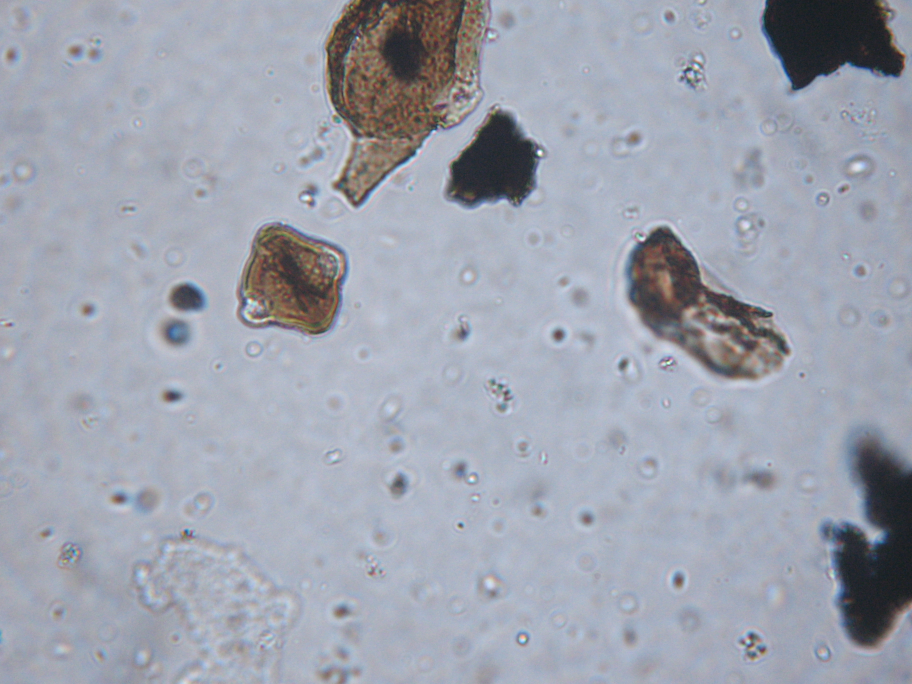
#> input picture picture/13.JPG, 3648 x 2736 px, found by its file name (shown at 1/4 size)
$ python createRec.py
#> lines starting #> are read from the running program, lines starting #| are printed output that depends on the picture
import cv2
import numpy as np
import math
import sys, os
from PIL import Image, ImageDraw
import heapq
#轮廓框取
image = cv2.imread('picture\\13.JPG')
#> image is the input picture: shape (2736, 3648, 3); mean B, G, R 175.4, 163.1, 158.6
image=cv2.resize(image,(1000,800))
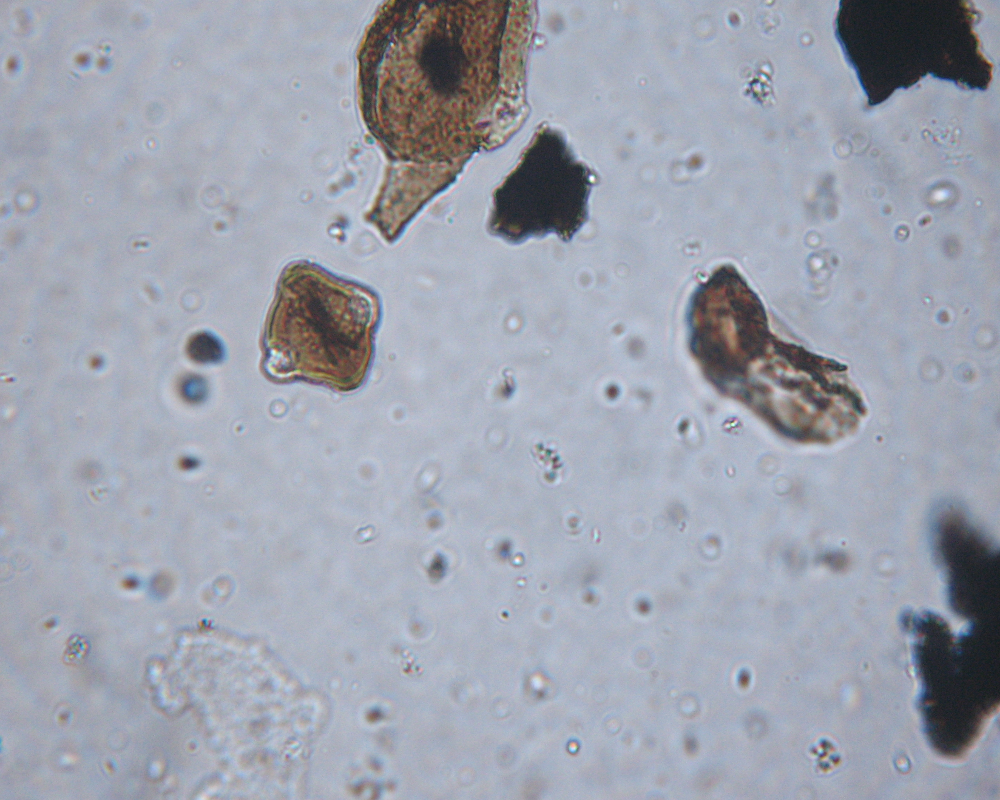
#> image: shape (800, 1000, 3); mean B, G, R 175.3, 163, 158.4
#灰度处理
img = cv2.cvtColor(image, cv2.COLOR_BGR2GRAY)
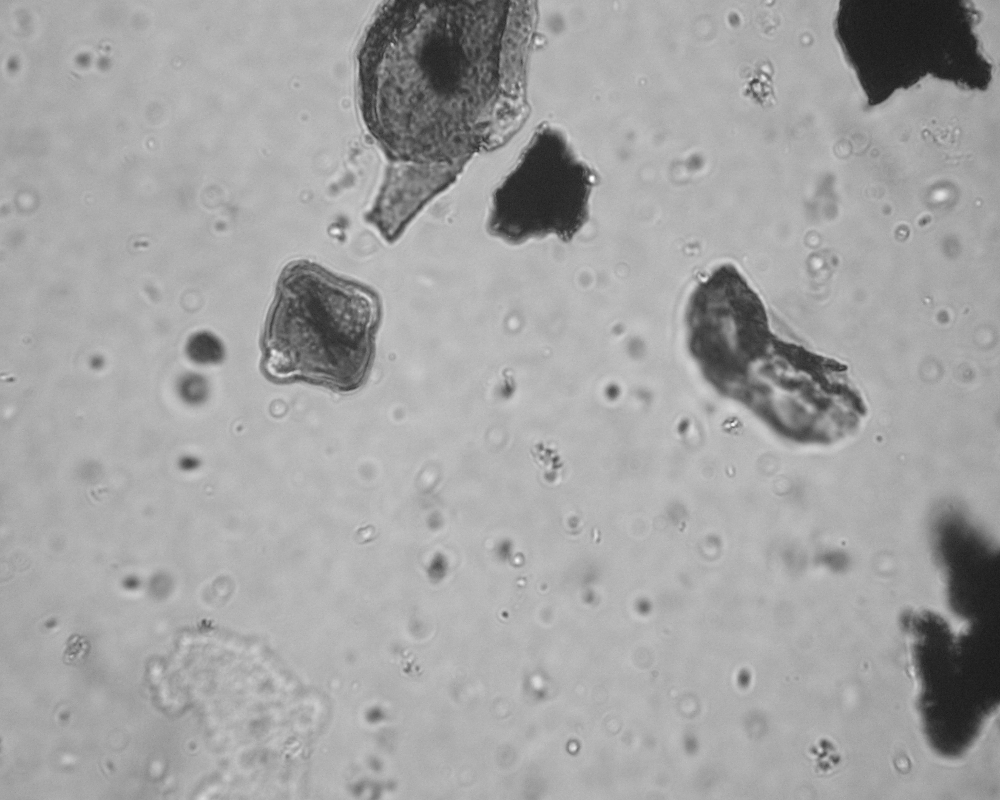
#> img: shape (800, 1000); min 22, max 254, mean 163.1
#去噪
img = cv2.fastNlMeansDenoising(img,None,10,7,21)
#记录灰度
gray=0#用于记录点击某一点的灰度
# [7 lines of commented-out code are left out]
# [66 lines left out: functions draw_Rec, on_EVENT_LBUTTONDOWN, not called in this run]
        # [6 lines of commented-out code are left out]

cv2.namedWindow("image")
cv2.setMouseCallback("image", on_EVENT_LBUTTONDOWN)
cv2.imshow("image", image)
cv2.waitKey(0)
# [5 lines of commented-out code are left out]

$ run again, with picture/10.JPG copied over picture/13.JPG
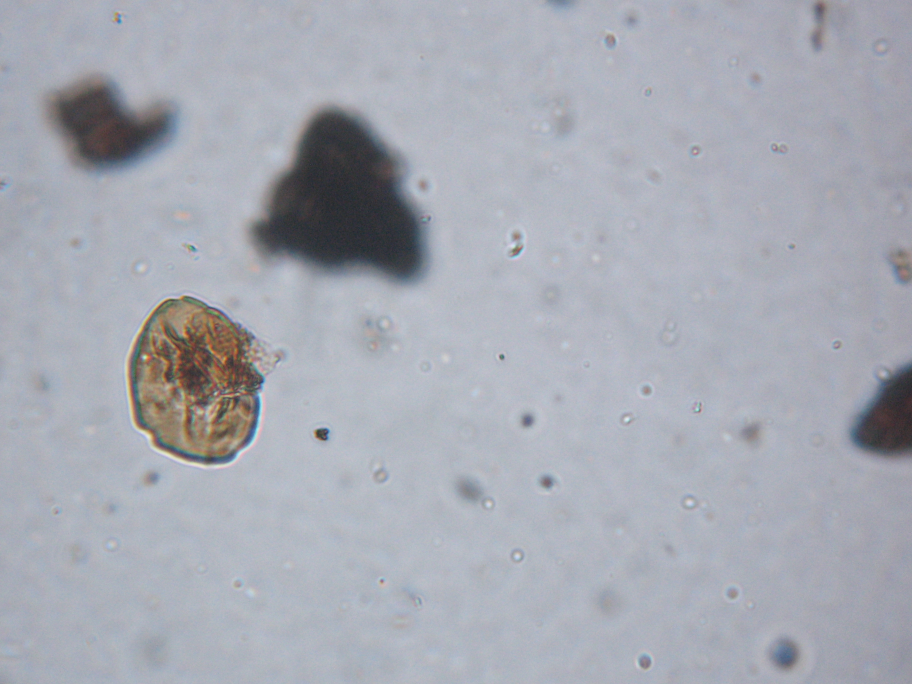
#> input picture picture/10.JPG, 3648 x 2736 px, found by its file name (shown at 1/4 size)
#> image is the input picture: shape (2736, 3648, 3); mean B, G, R 179.2, 169.9, 166.7
#> `image=cv2.resize(image,(1000,800))`:
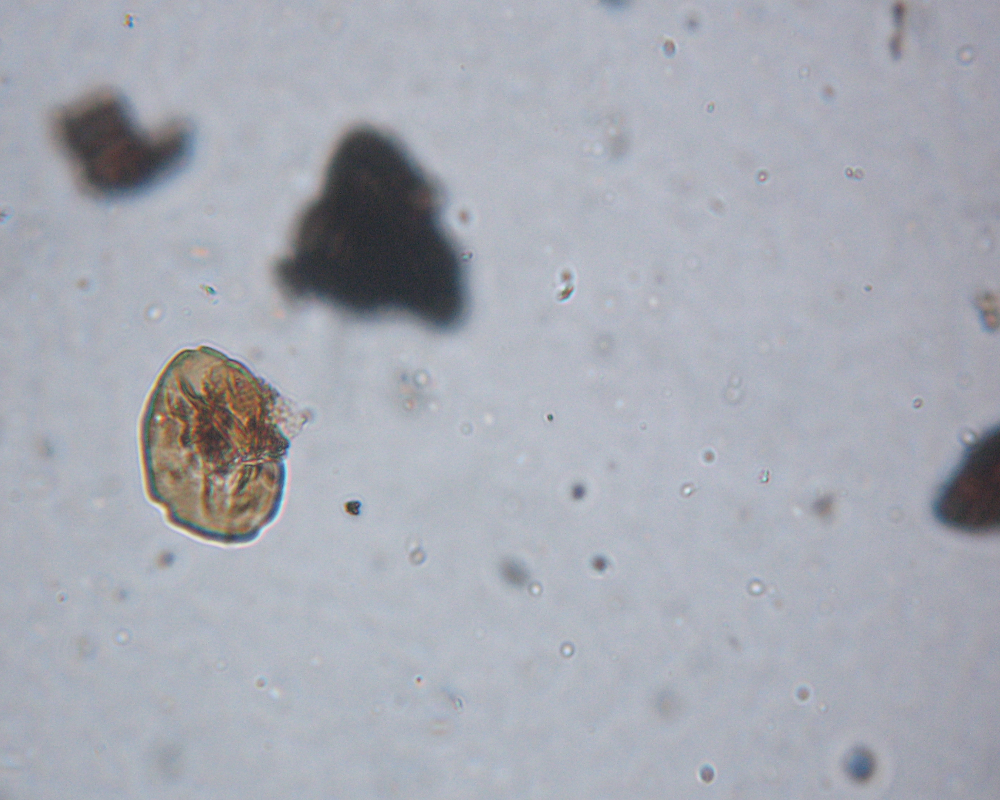
#> image: shape (800, 1000, 3); mean B, G, R 179.1, 169.8, 166.6
#> `img = cv2.cvtColor(image, cv2.COLOR_BGR2GRAY)`:
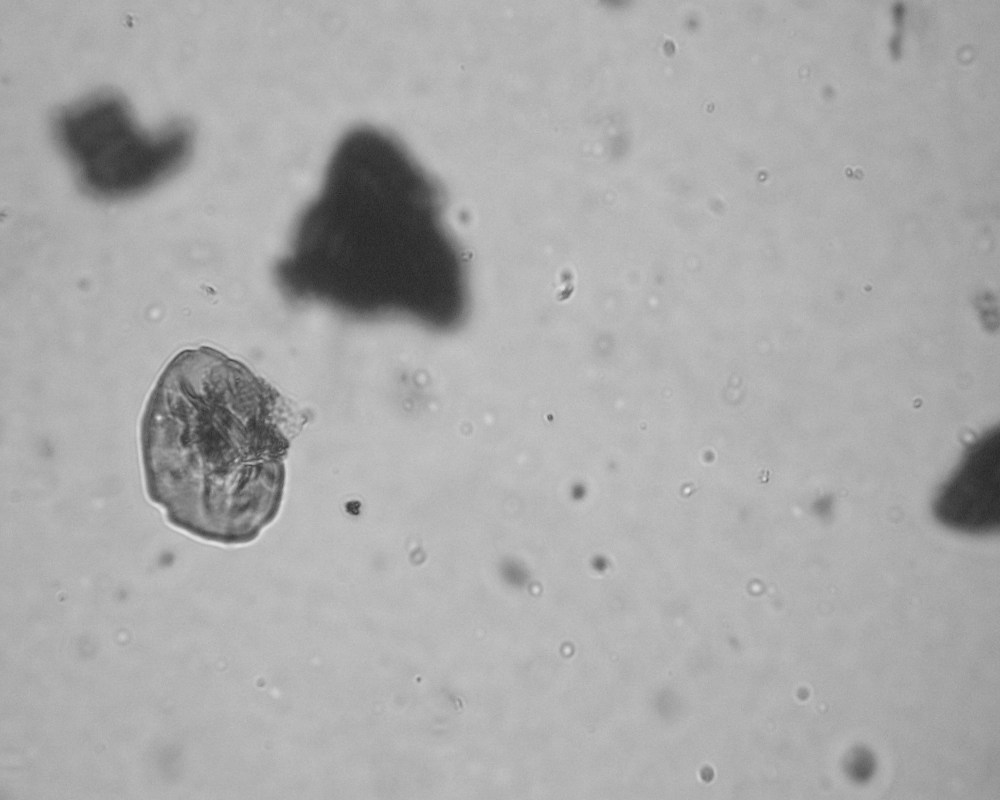
#> img: shape (800, 1000); min 33, max 230, mean 169.9

$ run again, with picture/11.JPG copied over picture/13.JPG
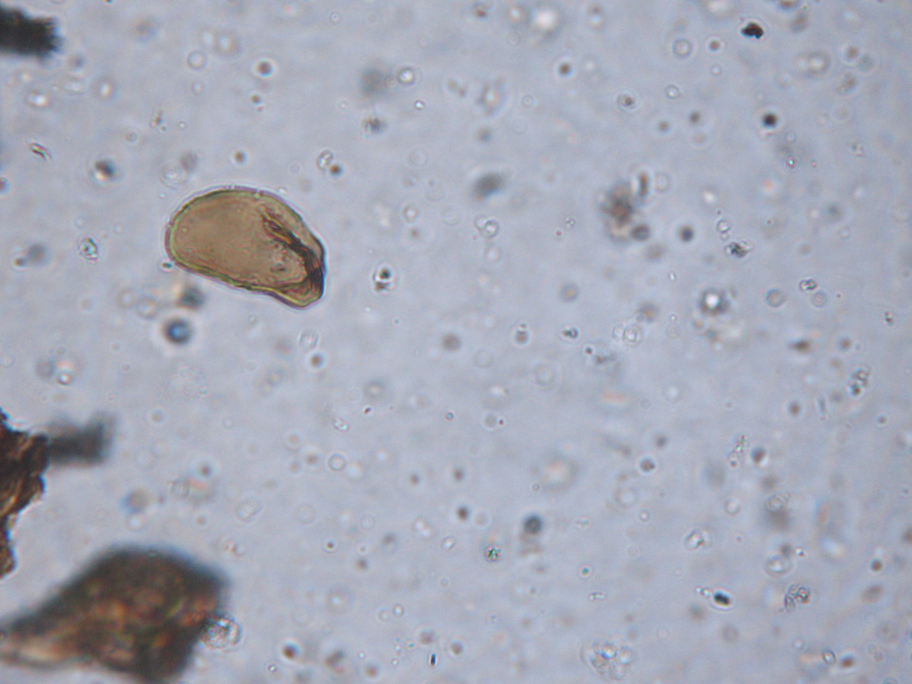
#> input picture picture/11.JPG, 3648 x 2736 px, found by its file name (shown at 1/4 size)
#> image is the input picture: shape (2736, 3648, 3); mean B, G, R 182.3, 169.2, 165.6
#> `image=cv2.resize(image,(1000,800))`:
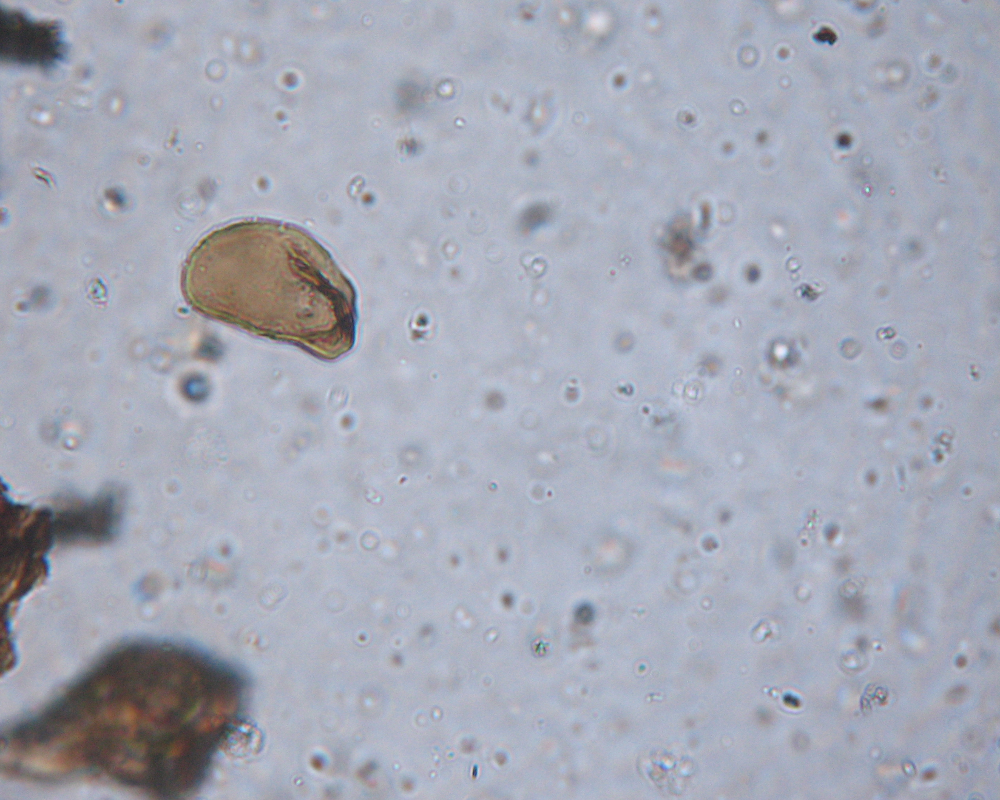
#> image: shape (800, 1000, 3); mean B, G, R 182.2, 169.1, 165.5
#> `img = cv2.cvtColor(image, cv2.COLOR_BGR2GRAY)`:
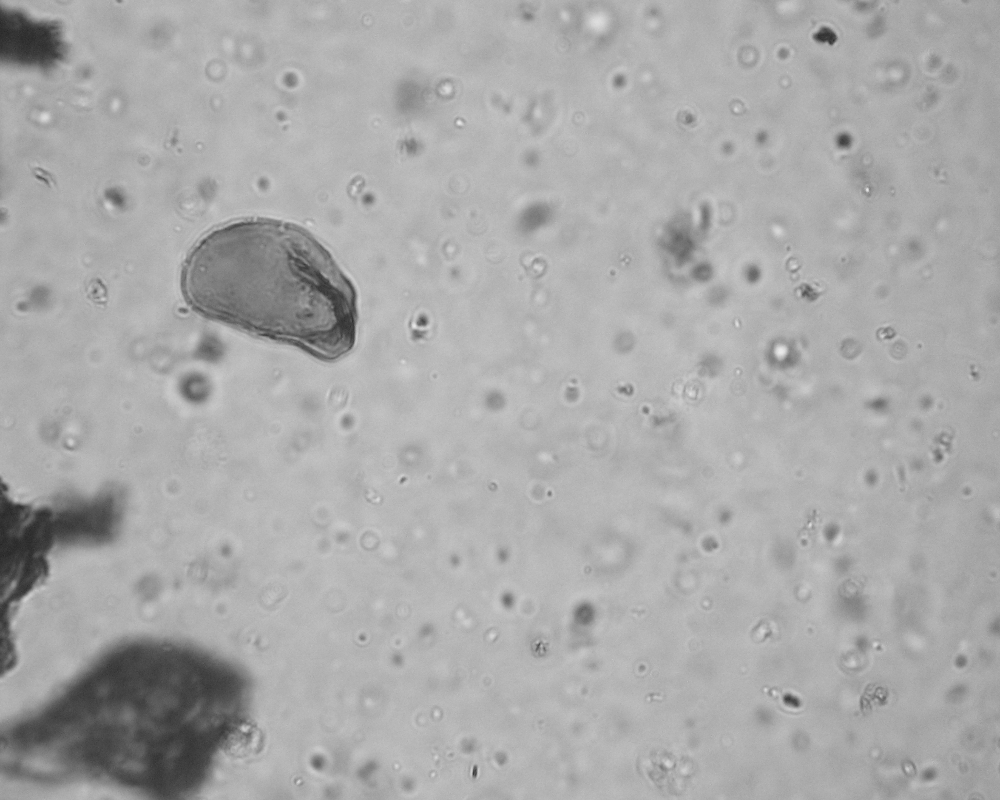
#> img: shape (800, 1000); min 37, max 234, mean 169.5

$ run again, with picture/12.JPG copied over picture/13.JPG
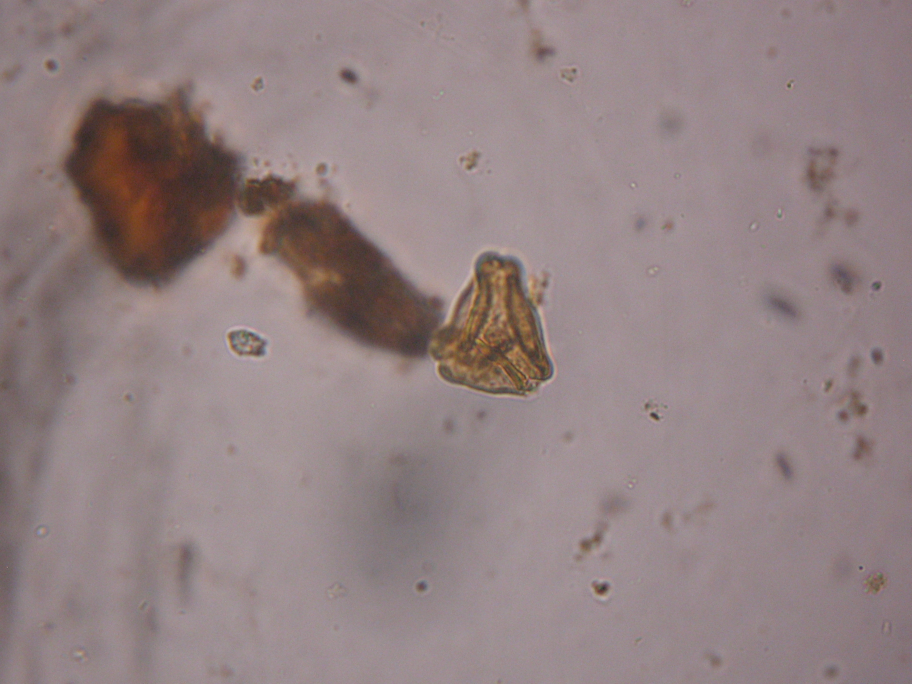
#> input picture picture/12.JPG, 3648 x 2736 px, found by its file name (shown at 1/4 size)
#> image is the input picture: shape (2736, 3648, 3); mean B, G, R 130.9, 129.8, 146.8
#> `image=cv2.resize(image,(1000,800))`:
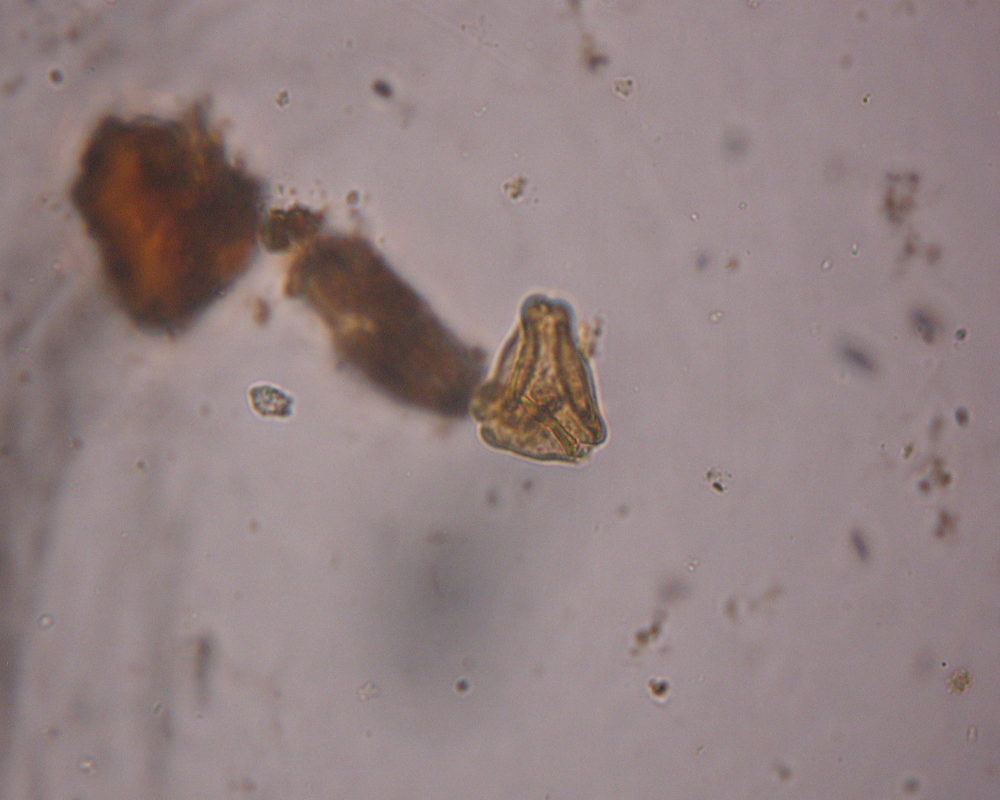
#> image: shape (800, 1000, 3); mean B, G, R 130.8, 129.7, 146.7
#> `img = cv2.cvtColor(image, cv2.COLOR_BGR2GRAY)`:
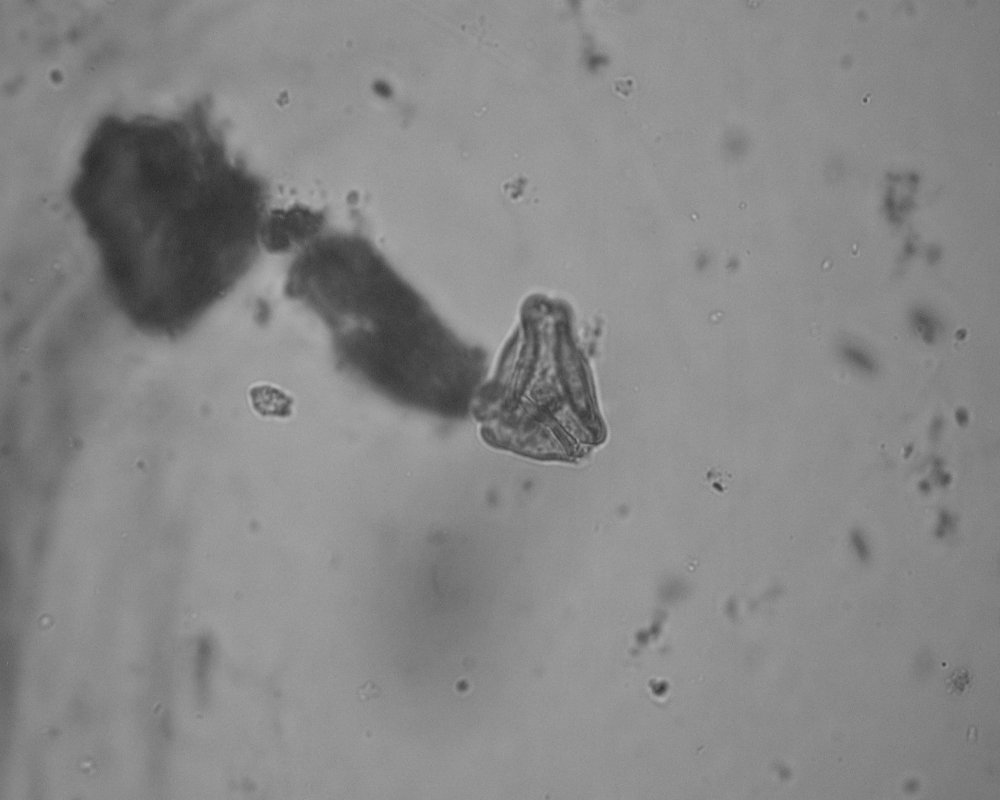
#> img: shape (800, 1000); min 42, max 193, mean 134.9
